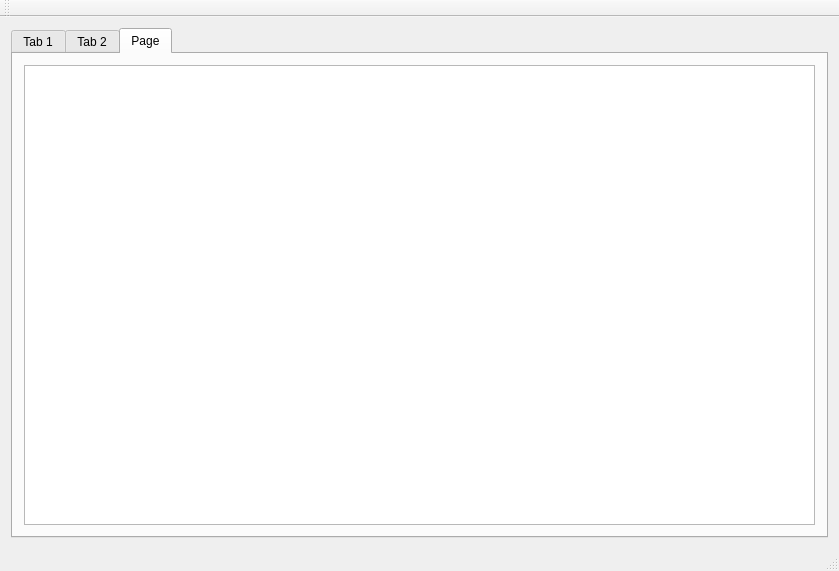
<?xml version="1.0" encoding="UTF-8"?>
<ui version="4.0">
 <class>MainWindow</class>
 <widget class="QMainWindow" name="MainWindow">
  <property name="geometry">
   <rect>
    <x>0</x>
    <y>0</y>
    <width>839</width>
    <height>571</height>
   </rect>
  </property>
  <property name="windowTitle">
   <string>MainWindow</string>
  </property>
  <widget class="QWidget" name="centralWidget">
   <layout class="QVBoxLayout" name="verticalLayout_3">
    <item>
     <widget class="QTabWidget" name="tabWidget">
      <property name="currentIndex">
       <number>2</number>
      </property>
      <widget class="QWidget" name="tab">
       <attribute name="title">
        <string>Tab 1</string>
       </attribute>
       <layout class="QVBoxLayout" name="verticalLayout">
        <item>
         <widget class="QTableView" name="tableView"/>
        </item>
       </layout>
      </widget>
      <widget class="QWidget" name="tab_2">
       <attribute name="title">
        <string>Tab 2</string>
       </attribute>
       <layout class="QVBoxLayout" name="verticalLayout_2">
        <item>
         <widget class="QTableView" name="tableView_2"/>
        </item>
       </layout>
      </widget>
      <widget class="QWidget" name="tab_3">
       <attribute name="title">
        <string>Page</string>
       </attribute>
       <layout class="QVBoxLayout" name="verticalLayout_4">
        <item>
         <widget class="QTableView" name="tableView_3"/>
        </item>
       </layout>
      </widget>
     </widget>
    </item>
   </layout>
  </widget>
  <widget class="QMenuBar" name="menuBar">
   <property name="geometry">
    <rect>
     <x>0</x>
     <y>0</y>
     <width>839</width>
     <height>22</height>
    </rect>
   </property>
  </widget>
  <widget class="QToolBar" name="mainToolBar">
   <attribute name="toolBarArea">
    <enum>TopToolBarArea</enum>
   </attribute>
   <attribute name="toolBarBreak">
    <bool>false</bool>
   </attribute>
  </widget>
  <widget class="QStatusBar" name="statusBar"/>
 </widget>
 <layoutdefault spacing="6" margin="11"/>
 <resources/>
 <connections/>
</ui>
